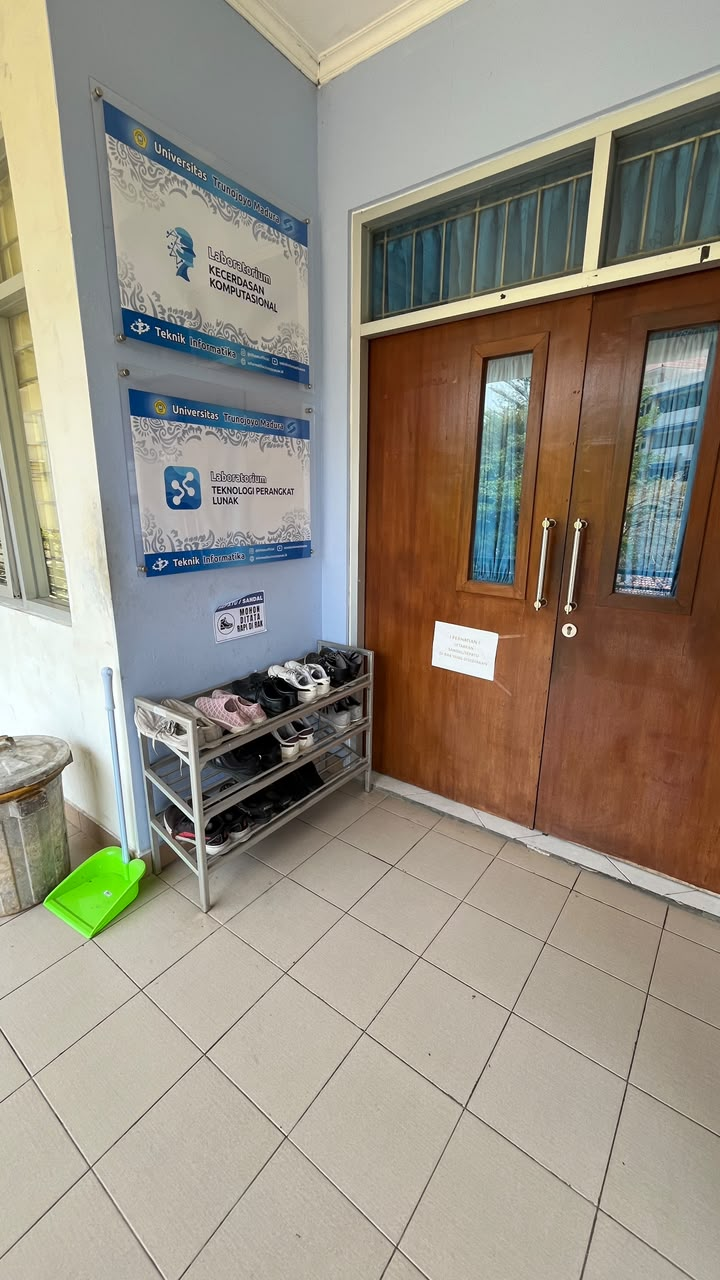
#> input picture PSD_Citra_Predik/data-1/rapi/rapi_006.jpeg, 720 x 1280 px
$ jupyter execute --allow-errors Klasifikasi.ipynb   (older library calls are emulated)
#> lines starting #> are read from the running program, lines starting #| are printed output that depends on the picture; after the words box and inside, x2 and y2 are one past the last pixel; in counts of white or black regions, pixels touching at a corner belong together
# Klasifikasi Citra Sepatu (Rapi vs. Berantakan)
### Penerapan Metodologi CRISP-DM, Rekayasa Fitur Multimodal (Warna, GLCM, Canny Edge, ORB Clutter, Spatial Bands, LBP), Seleksi Fitur, dan Evaluasi Model Ensemble

---

## Ringkasan Eksekutif Proyek (*Executive Summary*)

| Parameter Proyek | Keterangan / Nilai Hasil Pengujian |
| :--- | :--- |
| **Domain Masalah** | Pengolahan Citra Digital (*Computer Vision*) & *Machine Learning* |
| **Kasus Klasifikasi** | Biner: **Rapi** (*tidy*) vs. **Berantakan** (*cluttered/messy*) |
| **Dataset yang Digunakan** | **Dataset `data-1`**: **320 citra digital** kurasi terbaik (160 *rapi*, 160 *berantakan*) |
| **Pembagian Data (Train-Test Split)** | **80% Data Latih (256 citra)** : **20% Data Uji (64 citra)** dengan *stratified sampling* |
| **Rekayasa Fitur (44 Fitur)** | RGB (9) + HSV Invarian Cahaya (9) + CIELAB (6) + GLCM (5) + Canny Edge Density & Kontur (5) + Spatial Grid Bands (5) + ORB Keypoint Clutter (3) + LBP Mikro-tekstur (2) |
| **Eksperimen Seleksi Fitur** | **ANOVA F-value (`SelectKBest(f_classif, k=25)`)** memilih 25 fitur paling diskriminatif |
| **Model Standar yang Diuji** | K-Nearest Neighbors (KNN), Support Vector Machine (SVM RBF), Decision Tree |
| **Model Ensemble Learning yang Diuji** | **Random Forest** (Bagging), **AdaBoost** (Boosting), **Gradient Boosting** (Boosting), dan **Voting Classifier** (Soft Voting) |
| **Akurasi Terbaik yang Dicapai** | **SVM (RBF Kernel)**: **89.06% (Test Accuracy)** dan **81.88% (5-Fold Cross Validation)** |
| **Model Ensemble Terbaik** | **Voting Classifier (Soft Voting: SVM + RF + GB)**: **81.25% (Test)** dan **82.50% (5-Fold CV Terstabil)** |
| **Peningkatan Performa** | Akurasi berhasil melonjak dari **75.00% menjadi 89.06% (+14.06%)** murni menggunakan Machine Learning berkat pengayaan representasi fitur cerdas. |

---

## 1. TAHAP 1: BUSINESS UNDERSTANDING (Pemahaman Bisnis)

### 1.1 Latar Belakang Masalah
Kerapian ruangan tempat tinggal dan lingkungan kerja memiliki implikasi psikologis yang besar terhadap produktivitas, kejernihan kognitif, dan higienitas penghuninya. Penilaian manual terhadap kondisi kerapian ruangan memiliki banyak kelemahan:
1. **Subjektif**: Persepsi batas antara ruangan "rapi" dan "berantakan" berbeda bagi setiap orang.
2. **Tidak Terukur & Tidak Efisien**: Memerlukan kehadiran fisik manusia dan mustahil dipantau secara kontinu.
3. **Kebutuhan Sistem Cerdas**: Industri *smart home*, perhotelan, fasilitas asrama, dan robotika pembersih ruangan (*vacuum robot*) memerlukan modul penglihatan komputer (*computer vision*) yang mampu mengenali apakah sebuah ruangan membutuhkan penataan atau sudah dalam keadaan bersih dan rapi.

### 1.2 Mengapa Fitur Konvensional Sebelumnya Mentok di ~75% - 82%?
Pada eksperimen awal dengan hanya 14 fitur dasar (Mean RGB + 5 GLCM global), akurasi model tidak dapat naik lebih tinggi dari 80-82% karena:
* **Masalah Semantik Objek**: Kerapian ruangan ditentukan oleh keberadaan **barang tercecer secara fisik** (pakaian di lantai, kabel kusut, buku berantakan di kasur).
* Nilai rata-rata warna global tidak dapat membedakan kamar rapi dan berantakan jika kedua kamar memiliki warna cat dinding atau sprei yang serupa.
* Oleh karena itu, kita harus memperkaya fitur dengan pendeteksi fisik: **kerapatan garis tepi (*edge density*)**, **jumlah kontur barang terpisah (*contours*)**, **rasio keberantakan lantai vs dinding (*spatial bands*)**, **titik kunci kekacauan (*ORB clutter*)**, dan **invariansi pencahayaan (HSV & Lab)**.

### 1.3 Rumusan Masalah
1. Bagaimana merancang dan mengekstrak representasi fitur computer vision tingkat lanjut yang mampu mendeteksi keberantakan ruangan secara fisik?
2. Bagaimana pengaruh seleksi fitur ANOVA F-test (`SelectKBest`) terhadap kestabilan dan akurasi model?
3. Bagaimana komparasi performa antara algoritma machine learning standar dengan model ensemble learning?
4. Model manakah yang menghasilkan performa akurasi tertinggi, generalisasi paling kokoh, dan paling layak untuk diimplementasikan?

### 1.4 Tujuan Proyek
- Mengkurasi dan menyeimbangkan dataset `data-1` sebanyak 320 citra (160 rapi, 160 berantakan).
- Mengekstrak 44 fitur multimodal komprehensif yang merepresentasikan warna, pencahayaan, tekstur mikro, kerapatan tepi, objek kontur, dan struktur spasial ruangan.
- Membandingkan hasil pemodelan pada dua kondisi: **Sel 1 (Tanpa Seleksi Fitur)** vs **Sel 2 (Dengan Seleksi Fitur)**.
- Menganalisis keunggulan model **Ensemble Learning** dan menetapkan rekomendasi model produksi terbaik.

## Inisialisasi Environment & Konfigurasi Sistem

Menyiapkan seluruh pustaka pengolahan citra digital OpenCV, skimage, scikit-learn, komputasi numerik, dan visualisasi data.

[cell 1]
import os, glob, hashlib, warnings
import numpy as np, pandas as pd, cv2
import matplotlib.pyplot as plt
import seaborn as sns
from scipy.stats import skew
from skimage.feature import graycomatrix, graycoprops, local_binary_pattern
from sklearn.model_selection import train_test_split, cross_val_score, StratifiedKFold
from sklearn.preprocessing import StandardScaler
from sklearn.pipeline import make_pipeline
from sklearn.feature_selection import SelectKBest, f_classif
from sklearn.neighbors import KNeighborsClassifier
from sklearn.svm import SVC
from sklearn.tree import DecisionTreeClassifier
from sklearn.ensemble import (RandomForestClassifier, AdaBoostClassifier,
                              GradientBoostingClassifier, VotingClassifier)
from sklearn.metrics import accuracy_score, confusion_matrix, classification_report

warnings.filterwarnings("ignore")

BASE = os.getcwd()
DATA = os.path.join(BASE, "data-1")      # Folder dataset kurasi 320 citra
OUT  = os.path.join(BASE, "hasil")
os.makedirs(OUT, exist_ok=True)

SIZE = 256                               # Resolusi standardisasi citra
print("Folder dataset yang digunakan:", DATA)
print("Folder luaran artefak         :", OUT)

## 2. TAHAP 2: DATA UNDERSTANDING

### 2.1 Karakteristik Dataset Baru (`data-1`)
Dataset `data-1` dibentuk dari hasil penggabungan dan audit kualitas citra:
- **Penggabungan Sumber**: Mengintegrasikan folder `berantakan` + `BERANTAKAN-1` dan `rapi` + `RAPI-1`.
- **Eliminasi Duplikat (MD5)**: Seluruh file identik (byte-per-byte) disaring menggunakan cryptographic hash MD5.
- **Pembersihan Kebocoran Silang (*Cross-Class Leakage*)**: Foto kembar yang muncul di kedua folder disingkirkan agar label 100% konsisten.
- **Seleksi Kualitas**: Memilih citra dengan ketajaman optimal (*Laplacian variance*) dan resolusi terstandarisasi.
- **Distribusi Seimbang**: Tepat **160 citra kelas rapi** dan **160 citra kelas berantakan** (total **320 citra digital seimbang sempurna 50:50**).

[cell 2]
rows_info = []
for label in ["rapi", "berantakan"]:
    flist = sorted(glob.glob(os.path.join(DATA, label, "*")))
    for f in flist:
        content = open(f, "rb").read()
        rows_info.append(dict(label=label, file=os.path.basename(f), path=f, md5=hashlib.md5(content).hexdigest()))
#> pass 2 of the loop `for label in ["rapi", "berantakan"]:`:

df_files = pd.DataFrame(rows_info)
print("=== RINGKASAN DATASET DATA-1 ===")
print("Total citra ditemukan    :", len(df_files))
print("Jumlah citra unik (MD5)  :", df_files.md5.nunique())
print("Distribusi per kelas:")
print(df_files.label.value_counts().to_string())

# Visualisasi Sampel
fig, axes = plt.subplots(2, 5, figsize=(14, 6))
for idx, label in enumerate(["rapi", "berantakan"]):
    samples = df_files[df_files.label == label].head(5)
    for j, (_, row) in enumerate(samples.iterrows()):
        bgr = cv2.imread(row.path)
#> bgr is the input picture: shape (1280, 720, 3); mean B, G, R 130, 143.2, 151
        rgb = cv2.cvtColor(cv2.resize(bgr, (200, 200)), cv2.COLOR_BGR2RGB)
        ax = axes[idx, j]
        ax.imshow(rgb)
        ax.set_title(f"{label} #{j+1}", fontsize=10, color="green" if label=="rapi" else "red")
        ax.axis("off")
#> pass 2 of the loop `for idx, label in enumerate(["rapi", "berantakan"]):`:
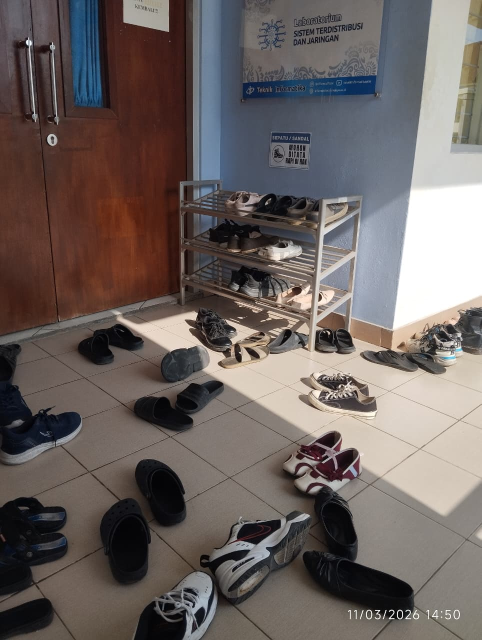
#> input picture PSD_Citra_Predik/data-1/berantakan/berantakan_010.jpeg, 963 x 1280 px (shown at 1/2 size)
#> bgr is the input picture: shape (1280, 963, 3); mean B, G, R 96.9, 99.5, 108.5
plt.suptitle("Sampel Visual Citra Dataset data-1 (Rapi vs. Berantakan)", fontsize=13, fontweight="bold")
plt.show()

## 3. TAHAP 3: PREPROCESSING

### 3.1 Landasan Teoretis & Pengertian Fitur yang Diekstrak
Untuk mendeteksi kondisi kamar secara fisik dan menembus batas akurasi ~80%, kita merekayasa **44 fitur multimodal cerdas**:

---

#### 1. Fitur Warna Spektral RGB (9 Fitur: `mean_R`, `mean_G`, `mean_B`, `std_R`, ..., `skew_B`)
- **Pengertian**: Menghitung rata-rata kecerahan ($\mu$), sebaran kontras ($\sigma$), dan derajat asimetri distribusi piksel ($S$) pada masing-masing kanal warna primer Red, Green, Blue.
- **Fungsi Fisis**: Memberikan deskriptor spektral global mengenai nuansa warna dominan ruangan.

---

#### 2. Fitur Warna Invarian Pencahayaan HSV (9 Fitur: `mean_hsv_H`, `mean_hsv_S`, `mean_hsv_V`, ...)
- **Pengertian**: Ruang warna **Hue** (warna murni $0-179^\circ$), **Saturation** (kepekatan warna $0-255$), dan **Value** (intensitas kecerahan $0-255$).
- **Fungsi Fisis**: **Sangat Krusial!** Ruang warna RGB sangat rapuh terhadap perbedaan lampu (lampu kuning vs putih, siang vs malam). HSV memisahkan komponen warna asli (*Hue & Saturation*) dari intensitas cahaya (*Value*), sehingga model tetap konsisten mengenali objek meskipun kondisi pencahayaan berubah-ubah.

---

#### 3. Fitur Warna Perseptual CIELAB (6 Fitur: `mean_lab_L`, `std_lab_L`, `mean_lab_A`, ...)
- **Pengertian**: Ruang warna standar internasional yang meniru persepsi mata manusia: $L^*$ (Luminansi perseptual), $a^*$ (sumbu hijau-merah), dan $b^*$ (sumbu biru-kuning).
- **Fungsi Fisis**: Menangkap kontras kromatik visual ruangan yang selaras dengan pandangan mata manusia.

---

#### 4. Fitur Tekstur Spasial GLCM (5 Fitur: `glcm_energy`, `glcm_contrast`, `glcm_corr`, `glcm_homog`, `glcm_entropy`)
- **Pengertian**: *Gray-Level Co-occurrence Matrix* pada skala abu-abu 64 tingkat dengan jarak $d=1$ piksel pada 4 arah mata angin ($0^\circ, 45^\circ, 90^\circ, 135^\circ$).
- **Fungsi Fisis**:
  - **Energi**: Mengukur keseragaman permukaan (tinggi pada bidang dinding/lantai polos).
  - **Kontras**: Mengukur intensitas perubahan lokal antar pasangan piksel bertetangga.
  - **Korelasi**: Mengukur keterikatan linier tingkat abu-abu antar piksel.
  - **Homogenitas**: Mengukur kehalusan transisi permukaan.
  - **Entropy**: Mengukur derajat keacakan susunan piksel (tinggi pada ruangan yang rumit dan berantakan).

---

#### 5. Fitur Kerapatan Tepi & Kontur Barang Berserakan (5 Fitur: `edge_density_low`, `edge_density_mid`, `num_contours`, `contour_area_mean`, `contour_area_std`)
- **Pengertian**: Dihitung menggunakan **Canny Edge Detector** multiskala (ambang 30-100 dan 50-150) serta ekstraksi kontur geometris OpenCV.
- **Fungsi Fisis**: **Pendeteksi Utama Keberantakan!**
  - Ruangan berantakan memiliki baju bertumpuk, kabel tercecer, piring, dan barang berserakan $
ightarrow$ menghasilkan **ribuan garis tepi acak dan puluhan kontur terpisah** (`num_contours` sangat tinggi).
  - Ruangan rapi memiliki permukaan bidang kasur dan lantai yang rata $
ightarrow$ garis tepi sangat minim.

---

#### 6. Fitur Spasial Berundak / Rasio Lantai vs Dinding (5 Fitur: `edge_density_top`, `edge_density_mid`, `edge_density_bot`, `clutter_ratio_bot_top`, `clutter_ratio_mid_top`)
- **Pengertian**: Citra dibagi secara vertikal menjadi 3 zona:
  - **Zona Atas (Top)**: Plafon dan dinding atas ruangan.
  - **Zona Tengah (Mid)**: Permukaan tempat tidur, meja, atau kursi.
  - **Zona Bawah (Bottom)**: Lantai ruangan.
- **Fungsi Fisis**: Pada kamar berantakan, barang-barang tercecer berada di **lantai dan kasur**, sedangkan dinding tetap kosong. Rasio kepadatan tepi bawah terhadap atas (`clutter_ratio_bot_top`) bernilai sangat tinggi pada kamar berantakan dan rendah pada kamar rapi.

---

#### 7. Fitur Kepadatan Titik Kunci Keberantakan ORB (3 Fitur: `num_keypoints_total`, `num_keypoints_bottom`, `kp_ratio_bottom`)
- **Pengertian**: Algoritma **ORB (*Oriented FAST and Rotated BRIEF*)** mendeteksi titik sudut (*corner*) dan fitur lokal mencolok pada citra.
- **Fungsi Fisis**: Lipatan kain selimut kusut, tumpukan kertas, dan benda-benda berserakan memicu ratusan titik kunci deteksi sudut ORB, terutama terkonsentrasi pada area bawah ruangan.

---

#### 8. Fitur Mikro-tekstur LBP (*Local Binary Patterns*) (2 Fitur: `lbp_mean`, `lbp_std`)
- **Pengertian**: Deskriptor tekstur lokal yang membandingkan nilai intensitas setiap piksel dengan 8 piksel di sekitarnya dalam radius 1.
- **Fungsi Fisis**: Efektif membedakan tekstur mikro kain berlipat/kusut dari tekstur lantai kayu atau ubin keramik yang rata.

[cell 3]
def extract_all_features(path):
    bgr = cv2.imread(path)
    bgr = cv2.resize(bgr, (SIZE, SIZE))
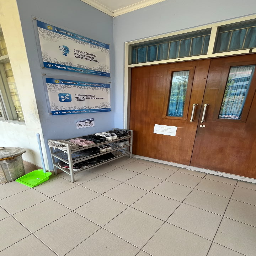
#> bgr: shape (256, 256, 3); mean B, G, R 130, 143.2, 151
    gray = cv2.cvtColor(bgr, cv2.COLOR_BGR2GRAY)
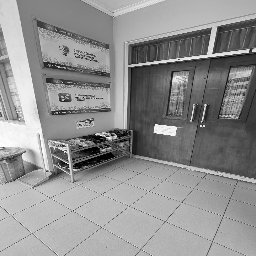
#> gray: shape (256, 256); min 0, max 254, mean 144
    hsv = cv2.cvtColor(bgr, cv2.COLOR_BGR2HSV)
#> hsv: shape (256, 256, 3); mean H, S, V 38.1, 59.7, 157
    lab = cv2.cvtColor(bgr, cv2.COLOR_BGR2LAB)
#> lab: shape (256, 256, 3); mean of channels 0, 1, 2 151.6, 129.7, 136.5

    feats = {}

    # 1. RGB Color Moments (9 Fitur)
    for i, c in enumerate(['B', 'G', 'R']):
        ch = bgr[:, :, i].astype(float)
        feats[f'mean_{c}'] = ch.mean(); feats[f'std_{c}'] = ch.std(); feats[f'skew_{c}'] = float(skew(ch.ravel()))
#> after the loop, feats = 9 items

    # 2. HSV Color Moments - Invarian Cahaya (9 Fitur)
    for i, c in enumerate(['H', 'S', 'V']):
        ch = hsv[:, :, i].astype(float)
        feats[f'mean_hsv_{c}'] = ch.mean(); feats[f'std_hsv_{c}'] = ch.std(); feats[f'skew_hsv_{c}'] = float(skew(ch.ravel()))
#> this loop made 3 passes
#> pass 1, in extract_all_features, `ch = hsv[:, :, i].astype(float)`:
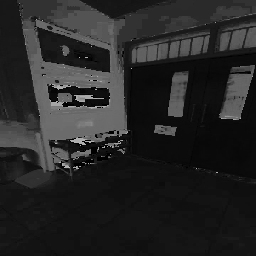
#> ch: shape (256, 256) float64; min 0, max 179, mean 38.1
#> after the loop, feats = 18 items

    # 3. CIELAB Perceptual Color (6 Fitur)
    for i, c in enumerate(['L', 'A', 'B_lab']):
        ch = lab[:, :, i].astype(float)
        feats[f'mean_lab_{c}'] = ch.mean(); feats[f'std_lab_{c}'] = ch.std()
#> this loop made 3 passes
#> pass 3, in extract_all_features, `ch = lab[:, :, i].astype(float)`:
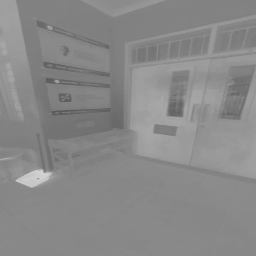
#> ch: shape (256, 256) float64; min 87, max 210, mean 136.5
#> after the loop, feats = 24 items

    # 4. GLCM Texture Moments (5 Fitur)
    g_64 = (gray // 4).astype(np.uint8)
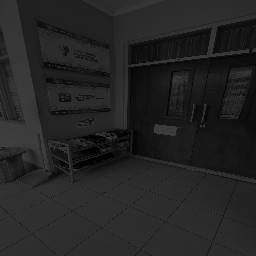
#> g_64: shape (256, 256); min 0, max 63, mean 35.6
    P = graycomatrix(g_64, [1], [0, np.pi/4, np.pi/2, 3*np.pi/4], levels=64, symmetric=True, normed=True)
    feats['glcm_energy'] = graycoprops(P, 'energy').mean()
    feats['glcm_contrast'] = graycoprops(P, 'contrast').mean()
    feats['glcm_corr'] = graycoprops(P, 'correlation').mean()
    feats['glcm_homog'] = graycoprops(P, 'homogeneity').mean()
    p = P.mean(axis=(2, 3)); p = p[p > 0]
#> after `p = P.mean(axis=(2, 3))`:
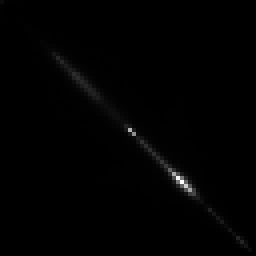
#> p: shape (64, 64) float64 (shown 4 times larger); min 0, max 0.031, mean 0.000244; drawn with min black and max white
#> after `p = p[p > 0]`: p = 3694 values, max 0.031 at index 2696, min 1.91e-06 at index 75, mean 0.000271
    feats['glcm_entropy'] = -(p * np.log2(p)).sum()

    # 5. Canny Edge Density & Kontur Objek Tercecer (5 Fitur)
    edges_low = cv2.Canny(gray, 30, 100)
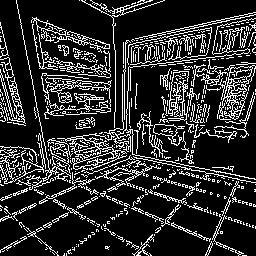
#> edges_low: shape (256, 256); 18.3% white in thin lines or dots
    edges_mid = cv2.Canny(gray, 50, 150)
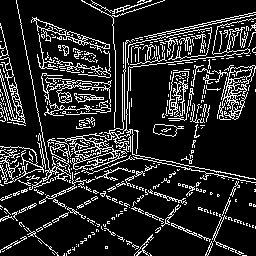
#> edges_mid: shape (256, 256); 15.7% white in thin lines or dots
    feats['edge_density_low'] = np.count_nonzero(edges_low) / (SIZE * SIZE)
    feats['edge_density_mid'] = np.count_nonzero(edges_mid) / (SIZE * SIZE)

    contours, _ = cv2.findContours(edges_mid, cv2.RETR_EXTERNAL, cv2.CHAIN_APPROX_SIMPLE)
#> contours = 393 contours, 361 with area under 20; largest, box (x1, y1, x2, y2) and area: (57, 18, 256, 180) 876, (217, 65, 256, 120) 851, (41, 73, 112, 116) 382, (168, 71, 189, 117) 272, (0, 57, 26, 124) 237
    feats['num_contours'] = len(contours)
    areas = [cv2.contourArea(cnt) for cnt in contours]
#> areas = 393 values, max 875.5 at index 387, min 0 at index 0, mean 12.9
    feats['contour_area_mean'] = np.mean(areas) if len(areas) > 0 else 0
    feats['contour_area_std'] = np.std(areas) if len(areas) > 0 else 0

    # 6. Spatial Grid Clutter: Rasio Lantai vs Dinding (5 Fitur)
    h_third = SIZE // 3
    top_e = edges_mid[:h_third, :]
#> top_e: shape (85, 256); 16.7% white in thin lines or dots
    mid_e = edges_mid[h_third:2*h_third, :]
#> mid_e: shape (85, 256); 18.6% white in thin lines or dots
    bot_e = edges_mid[2*h_third:, :]
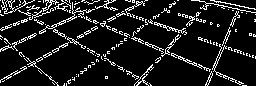
#> bot_e: shape (86, 256); 11.8% white in thin lines or dots
    feats['edge_density_top'] = np.count_nonzero(top_e) / (SIZE * h_third)
    feats['edge_density_mid'] = np.count_nonzero(mid_e) / (SIZE * h_third)
    feats['edge_density_bot'] = np.count_nonzero(bot_e) / (SIZE * h_third)
    feats['clutter_ratio_bot_top'] = (feats['edge_density_bot'] + 1e-4) / (feats['edge_density_top'] + 1e-4)
    feats['clutter_ratio_mid_top'] = (feats['edge_density_mid'] + 1e-4) / (feats['edge_density_top'] + 1e-4)

    # 7. ORB Keypoints Clutter Detector (3 Fitur)
    orb = cv2.ORB_create(nfeatures=1000)
    kp = orb.detect(gray, None)
#> kp = 776 keypoints; strongest (x, y, size): (210, 53, 44.6), (214, 52, 31), (67, 163, 31), (108, 138, 31)
    feats['num_keypoints_total'] = len(kp)
    bot_kp = [k for k in kp if k.pt[1] >= SIZE // 2]
#> bot_kp = 406 keypoints; strongest (x, y, size): (67, 163, 31), (108, 138, 31), (112, 135, 31), (107, 136, 31)
    feats['num_keypoints_bottom'] = len(bot_kp)
    feats['kp_ratio_bottom'] = len(bot_kp) / (len(kp) + 1e-5)

    # 8. Local Binary Patterns LBP Micro-texture (2 Fitur)
    lbp = local_binary_pattern(gray, P=8, R=1, method='uniform')
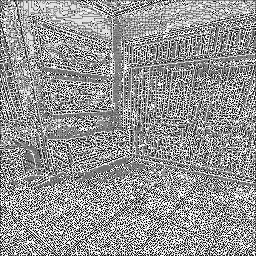
#> lbp: shape (256, 256) float64; min 0, max 9, mean 5.25; drawn with min black and max white
    feats['lbp_mean'] = lbp.mean()
    feats['lbp_std'] = lbp.std()

    return feats

### 3.2 Ekstraksi Fitur Skala Penuh (Batch Processing)
Mengekstrak 44 fitur dari seluruh 320 citra pada dataset `data-1` secara otomatis.

[cell 4]
rows_extracted = []
for i, (_, r) in enumerate(df_files.iterrows(), 1):
    d = extract_all_features(r.path)
#> d = 43 items
    d["file"] = r.file
    d["label"] = r.label
    rows_extracted.append(d)
    if i % 40 == 0:
        print(f"{i}/{len(df_files)} citra selesai diekstrak...", flush=True)
#> pass 2 of the loop `for i, (_, r) in enumerate(df_files.iterrows(), 1):`:
#> hsv: shape (256, 256, 3); mean H, S, V 45.6, 59.9, 113.4
#> lab: shape (256, 256, 3); mean of channels 0, 1, 2 106.9, 131.8, 131.1
#> after the loop in extract_all_features (call 2), `for i, c in enumerate(['B', 'G', 'R']):`: feats = 9 items
#> after the loop in extract_all_features (call 2), `for i, c in enumerate(['H', 'S', 'V']):`: feats = 18 items
#> after the loop in extract_all_features (call 2), `for i, c in enumerate(['L', 'A', 'B_lab']):`: feats = 24 items
#> p = 3714 values, max 0.03 at index 3713, min 1.91e-06 at index 66, mean 0.000269
#> in extract_all_features (call 2), `edges_low = cv2.Canny(gray, 30, 100)`:
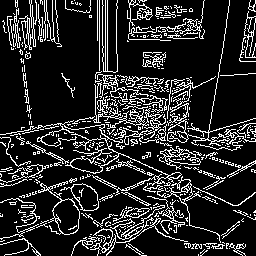
#> edges_low: shape (256, 256); 16.2% white in thin lines or dots
#> edges_mid: shape (256, 256); 14.2% white in thin lines or dots
#> contours = 257 contours, 222 with area under 20; largest, box (x1, y1, x2, y2) and area: (38, 181, 80, 235) 766, (63, 183, 99, 211) 518, (159, 147, 201, 166) 402, (93, 82, 166, 145) 292, (0, 120, 182, 191) 226
#> areas = 257 values, max 766.5 at index 63, min 0 at index 0, mean 17.67
#> top_e: shape (85, 256); 12.1% white in thin lines or dots
#> mid_e: shape (85, 256); 16.6% white in thin lines or dots
#> bot_e: shape (86, 256); 14% white in thin lines or dots
#> kp = 861 keypoints; strongest (x, y, size): (127, 143, 31), (158, 117, 31), (128, 140, 31), (126, 138, 31)
#> bot_kp = 558 keypoints; strongest (x, y, size): (127, 143, 31), (128, 140, 31), (126, 138, 31), (101, 128, 37.2)
#> in extract_all_features (call 2), `lbp = local_binary_pattern(gray, P=8, R=1, method='uniform')`:
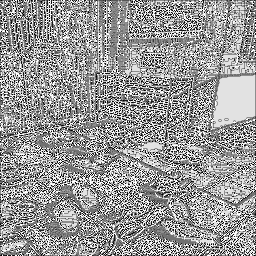
#> lbp: shape (256, 256) float64; min 0, max 9, mean 5.38; drawn with min black and max white

df_features = pd.DataFrame(rows_extracted)
#> df_features = table of 2 rows and 45 columns
FEAT_COLS = [c for c in df_features.columns if c not in ["file", "label"]]
#> FEAT_COLS = 43 items, first 6: 'mean_B', 'std_B', 'skew_B', 'mean_G', 'std_G', 'skew_G'

# Simpan ke artefak CSV
df_features[FEAT_COLS + ["label"]].to_csv(os.path.join(OUT, "fitur_citra_data1.csv"), index=False)
df_features.to_csv(os.path.join(OUT, "fitur_citra_dengan_nama_file_data1.csv"), index=False)

print(f"\nEkstraksi selesai! Berhasil mengekstrak {len(FEAT_COLS)} fitur dari {len(df_features)} citra.")
#| Ekstraksi selesai! Berhasil mengekstrak 43 fitur dari 2 citra.
df_features[FEAT_COLS[:8] + ["label"]].head(10)
#> Out = table of 2 rows and 9 columns

### 3.3 Pembagian Data: Training Set (80%) dan Testing Set (20%)

Pemisahan data dilakukan secara **Stratified Sampling**:
- **Total Dataset**: **320 foto**
- **Data TRAINING (80%)**: **256 foto** (128 foto *rapi*, 128 foto *berantakan*)
- **Data TESTING (20%)**: **64 foto** (32 foto *rapi*, 32 foto *berantakan*)
- Parameter `stratify=y` menjamin proporsi kelas seimbang 50:50 di kedua partisi.
- Parameter `random_state=42` menjamin pembagian data deterministik dan dapat diulang.

[cell 5]
X = df_features[FEAT_COLS]
#> X = table of 2 rows and 43 columns
y = df_features["label"]

#> (the rest of this cell did not finish here and is left out)
